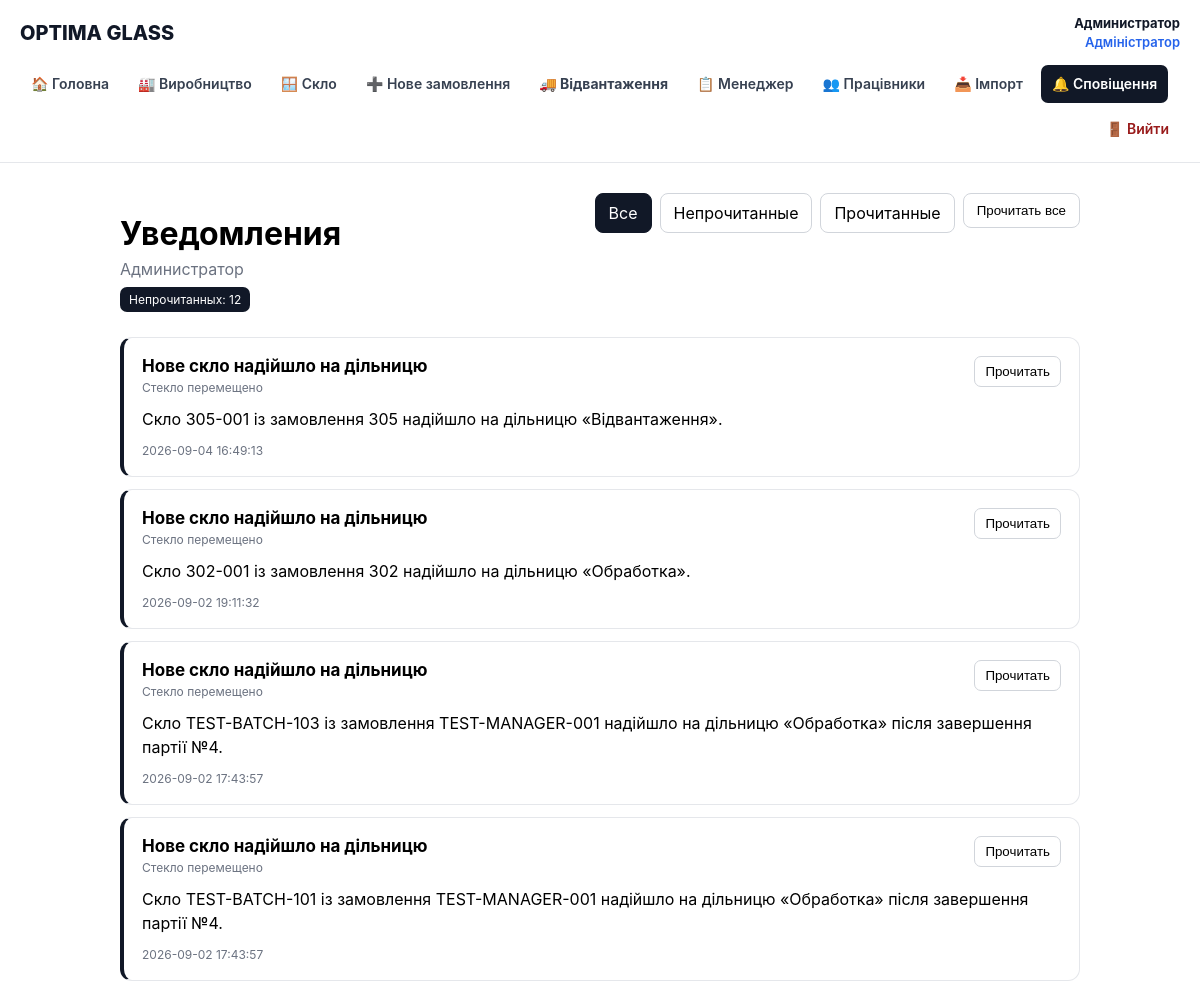
Before: /notifications.php (signed in, upper part) with the older database file.
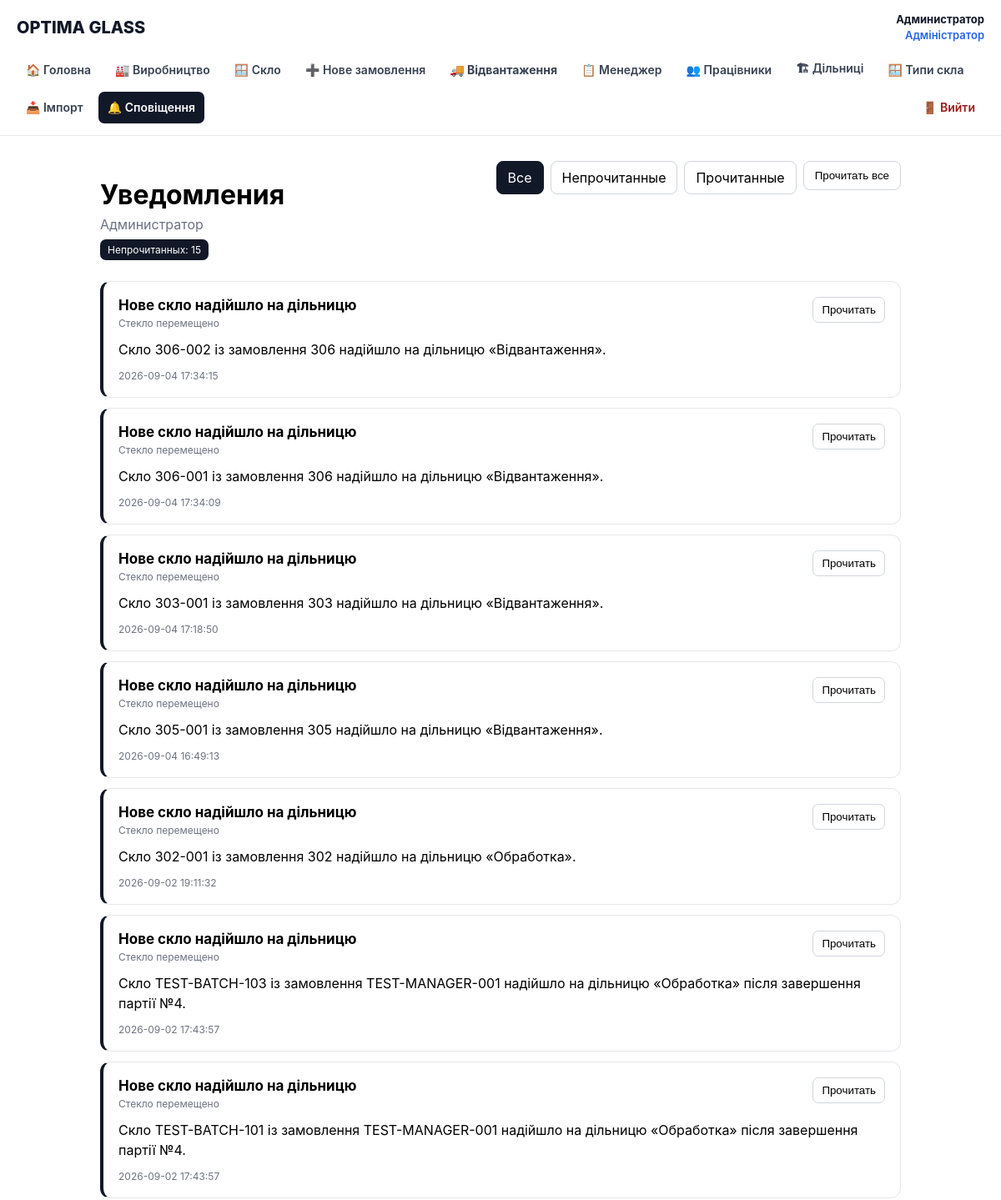
After: the same page with the newer database file.
### tables this page shows
CREATE TABLE notifications (
    id INTEGER PRIMARY KEY AUTOINCREMENT,

    user_id INTEGER NOT NULL,

    type TEXT NOT NULL,
    title TEXT NOT NULL,
    message TEXT NOT NULL,

    entity_type TEXT,
    entity_id INTEGER,

    channel TEXT NOT NULL DEFAULT 'in_app',
    status TEXT NOT NULL DEFAULT 'unread',

    read_at TEXT,
    sent_at TEXT,

    created_at TEXT NOT NULL DEFAULT CURRENT_TIMESTAMP,

    FOREIGN KEY (user_id) REFERENCES users(id) ON DELETE CASCADE
);

### src/auth.php (called while the page is built, shortened)
<?php
require_once __DIR__ . '/db.php';
function current_user(): ?array
{
    global $db;
    $stmt = $db->prepare("
        SELECT
            u.id,
            u.name,
            u.email,
            u.role,
            u.active,
            u.stage_id,
            ps.name AS stage_name
        FROM users u
        LEFT JOIN production_stages ps
            ON ps.id = u.stage_id
        WHERE u.id = :id
          AND u.active = 1
        LIMIT 1
    ");
    $stmt->execute([
        ':id' => (int) $_SESSION['user_id'],
    ]);
    $user = $stmt->fetch(PDO::FETCH_ASSOC);
    return $user;
}
function require_user(): array
{
    $user = current_user();
    return $user;
}

### public/notifications.php (the view, shortened to what the changed rows need)
<?php
require __DIR__ . '/../src/auth.php';
$user = require_user();
function e(?string $value): string
{
    return htmlspecialchars(
        $value ?? '',
        ENT_QUOTES,
        'UTF-8'
    );
}
function notificationTypeLabel(string $type): string
{
    return match ($type) {
        'glass_moved' => 'Стекло перемещено',
        'glass_rejected' => 'Брак',
        'critical_order' => 'Критический заказ',
        'batch_assigned' => 'Назначена партия',
        'batch_completed' => 'Партия завершена',
        'production_delay' => 'Задержка производства',
        'order_completed' => 'Заказ завершён',
        default => 'Уведомление',
    };
}
$filter = $_GET['filter'] ?? 'all';
$unreadStmt = $db->prepare("
    SELECT COUNT(*)
    FROM notifications
    WHERE user_id = :user_id
      AND status = 'unread'
");
$unreadStmt->execute([
    ':user_id' => (int) $user['id'],
]);
$unreadCount = (int) $unreadStmt->fetchColumn();
$sql = "
    SELECT
        id,
        type,
        title,
        message,
        entity_type,
        entity_id,
        channel,
        status,
        read_at,
        sent_at,
        created_at
    FROM notifications
    WHERE user_id = :user_id
";
$params = [
    ':user_id' => (int) $user['id'],
];
$sql .= "
    ORDER BY
        CASE
            WHEN status = 'unread' THEN 0
            ELSE 1
        END,
        created_at DESC,
        id DESC
";
$stmt = $db->prepare($sql);
$stmt->execute($params);
$notifications = $stmt->fetchAll(
    PDO::FETCH_ASSOC
);
?>
<!DOCTYPE html>
<html lang="ru">
<head>
    <link
        rel="stylesheet"
        href="/assets/css/app.css"
    >
</head>
<body>
<?php require __DIR__ . '/../src/partials/header.php'; ?>
<main class="notifications-page">
    <header class="notifications-header">
        <div>
            <h1>
                Уведомления
            </h1>
            <div class="notifications-subtitle">
                <?= e($user['name']) ?>
            </div>
            <?php if ($unreadCount > 0): ?>
                <span class="notifications-count">
                    Непрочитанных:
                    <?= $unreadCount ?>
                </span>
            <?php endif; ?>
        </div>
    </header>
    <?php if (!$notifications): ?>
        <div class="empty">
            <?php if ($filter === 'unread'): ?>
                Непрочитанных уведомлений нет.
            <?php elseif ($filter === 'read'): ?>
                Прочитанных уведомлений нет.
            <?php else: ?>
                Уведомлений пока нет.
            <?php endif; ?>
        </div>
    <?php else: ?>
        <div class="notification-list">
            <?php foreach (
                $notifications
                as $notification
            ): ?>
                <article
                    class="notification <?= $notification['status'] === 'unread'
                        ? 'unread'
                        : '' ?>"
                >
                    <div class="notification-top">
                        <div>
                            <div class="notification-title">
                                <?= e(
                                    $notification[
                                        'title'
                                    ]
                                ) ?>
                            </div>
                            <div class="notification-type">
                                <?= e(
                                    notificationTypeLabel(
                                        $notification[
                                            'type'
                                        ]
                                    )
                                ) ?>
                            </div>
                        </div>
                        <?php if (
                            $notification['status']
                            === 'unread'
                        ): ?>
                            <form
                                method="post"
                                class="notification-read"
                            >
                                <button type="submit">
                                    Прочитать
                                </button>
                            </form>
                        <?php endif; ?>
                    </div>
                    <div class="notification-message">
                        <?= nl2br(
                            e(
                                $notification[
                                    'message'
                                ]
                            )
                        ) ?>
                    </div>
                    <div class="notification-date">
                        <?= e(
                            $notification[
                                'created_at'
                            ]
                        ) ?>
                    </div>
                </article>
            <?php endforeach; ?>
        </div>
    <?php endif; ?>
</main>
</body>
</html>

### src/partials/header.php (shortened to what the changed rows need)
<?php
require_once __DIR__ . '/../auth.php';
require_once __DIR__ . '/../permissions.php';
$headerUser =
    isset($user) && is_array($user)
        ? $user
        : current_user();
$currentPage = basename(
    $_SERVER['PHP_SELF'] ?? ''
);
$headerRole = $headerUser['role'] ?? '';
if (!function_exists('headerActive')) {
    function headerActive(
        string $page,
        string $currentPage
    ): string {
        return $page === $currentPage
            ? 'nav-active'
            : '';
    }
}
if (!function_exists('headerMenuItem')) {
    function headerMenuItem(
        string $url,
        string $label,
        string $page,
        string $currentPage,
        bool $allowed = true,
        string $extraClass = ''
    ): void {
        if (!$allowed) {
            return;
        }
        $classes = trim(
            headerActive(
                $page,
                $currentPage
            )
            . ' '
            . $extraClass
        );
        ?>
        <a
            href="<?= htmlspecialchars(
                $url,
                ENT_QUOTES,
                'UTF-8'
            ) ?>"
            class="<?= htmlspecialchars(
                $classes,
                ENT_QUOTES,
                'UTF-8'
            ) ?>"
        >
            <?= htmlspecialchars(
                $label,
                ENT_QUOTES,
                'UTF-8'
            ) ?>
        </a>
        <?php
    }
}
?>
<header class="app-header">
    <div class="app-header-inner">
        <?php if ($headerUser): ?>
            <nav class="app-nav">
                <?php
                if ($headerRole === 'superadmin') {
                    headerMenuItem(
                        '/',
                        '🏠 Головна',
                        'index.php',
                        $currentPage
                    );
                    headerMenuItem(
                        '/production.php',
                        '🏭 Виробництво',
                        'production.php',
                        $currentPage,
                        can(
                            'production.view',
                            $headerUser
                        )
                    );
                    headerMenuItem(
                        '/glasses.php',
                        '🪟 Скло',
                        'glasses.php',
                        $currentPage,
                        can(
                            'glass.view',
                            $headerUser
                        )
                    );
                    headerMenuItem(
                        '/glass_create.php',
                        '➕ Нове замовлення',
                        'glass_create.php',
                        $currentPage,
                        can(
                            'glass.create',
                            $headerUser
                        )
                    );
                    headerMenuItem(
                        '/shipping.php',
                        '🚚 Відвантаження',
                        'shipping.php',
                        $currentPage,
                        can(
                            'production.ship',
                            $headerUser
                        ),
                        'shipping-link'
                    );
                    headerMenuItem(
                        '/manager.php',
                        '📋 Менеджер',
                        'manager.php',
                        $currentPage,
                        can(
                            'orders.start_production',
                            $headerUser
                        )
                    );
                    headerMenuItem(
                        '/employees.php',
                        '👥 Працівники',
                        'employees.php',
                        $currentPage,
                        can(
                            'employees.view',
                            $headerUser
                        )
                    );
                    headerMenuItem(
                        '/roles.php',
                        '🔐 Ролі',
                        'roles.php',
                        $currentPage,
                        can(
                            'system.roles',
                            $headerUser
                        )
                    );
                    headerMenuItem(
                        '/user_permissions.php',
                        '🛡 Права',
                        'user_permissions.php',
                        $currentPage,
                        can(
                            'user_permissions.manage',
                            $headerUser
                        )
                    );
                    headerMenuItem(
                        '/admin/stages.php',
                        '🏗 Дільниці',
                        'stages.php',
                        $currentPage,
                        can(
                            'system.settings',
                            $headerUser
                        )
                    );
                    headerMenuItem(
                        '/admin/glass_types.php',
                        '🪟 Типи скла',
                        'glass_types.php',
                        $currentPage,
                        can(
                            'system.settings',
                            $headerUser
                        )
                    );
                    headerMenuItem(
                        '/admin/import.php',
                        '📥 Імпорт',
                        'import.php',
                        $currentPage,
                        can(
                            'orders.create',
                            $headerUser
                        )
                    );
                    headerMenuItem(
                        '/notifications.php',
                        '🔔 Сповіщення',
                        'notifications.php',
                        $currentPage,
                        can(
                            'notifications.view',
                            $headerUser
                        )
                    );
                }
                elseif ($headerRole === 'admin') {
                    headerMenuItem(
                        '/',
                        '🏠 Головна',
                        'index.php',
                        $currentPage
                    );
                }
                ?>
                <a
                    href="/logout.php"
                    class="logout-link"
                >
                    🚪 Вийти
                </a>
            </nav>
        <?php endif; ?>
    </div>
</header>

Changed rows visible on the page:
added notifications: title "Нове скло надійшло на дільницю", type "Стекло перемещено", message "Скло 306-002 із замовлення 306 надійшло на дільницю «Відвантаження».", created_at "2026-09-04 17:34:15"
added notifications: title "Нове скло надійшло на дільницю", type "Стекло перемещено", message "Скло 306-001 із замовлення 306 надійшло на дільницю «Відвантаження».", created_at "2026-09-04 17:34:09"
added notifications: title "Нове скло надійшло на дільницю", type "Стекло перемещено", message "Скло 303-001 із замовлення 303 надійшло на дільницю «Відвантаження».", created_at "2026-09-04 17:18:50"
Other visible differences:
$label: "🏠 Головна 🏭 Виробництво 🪟 Скло ➕ Нове замовлення 🚚 Відвантаження 📋 Менеджер 👥 Працівники 📥 Імпорт 🔔 Сповіщення" → "🏠 Головна 🏭 Виробництво 🪟 Скло ➕ Нове замовлення 🚚 Відвантаження 📋 Менеджер 👥 Працівники 🏗 Дільниці 🪟 Типи скла 📥 Імпорт 🔔 Сповіщення"
$unreadCount: "12" → "15"
